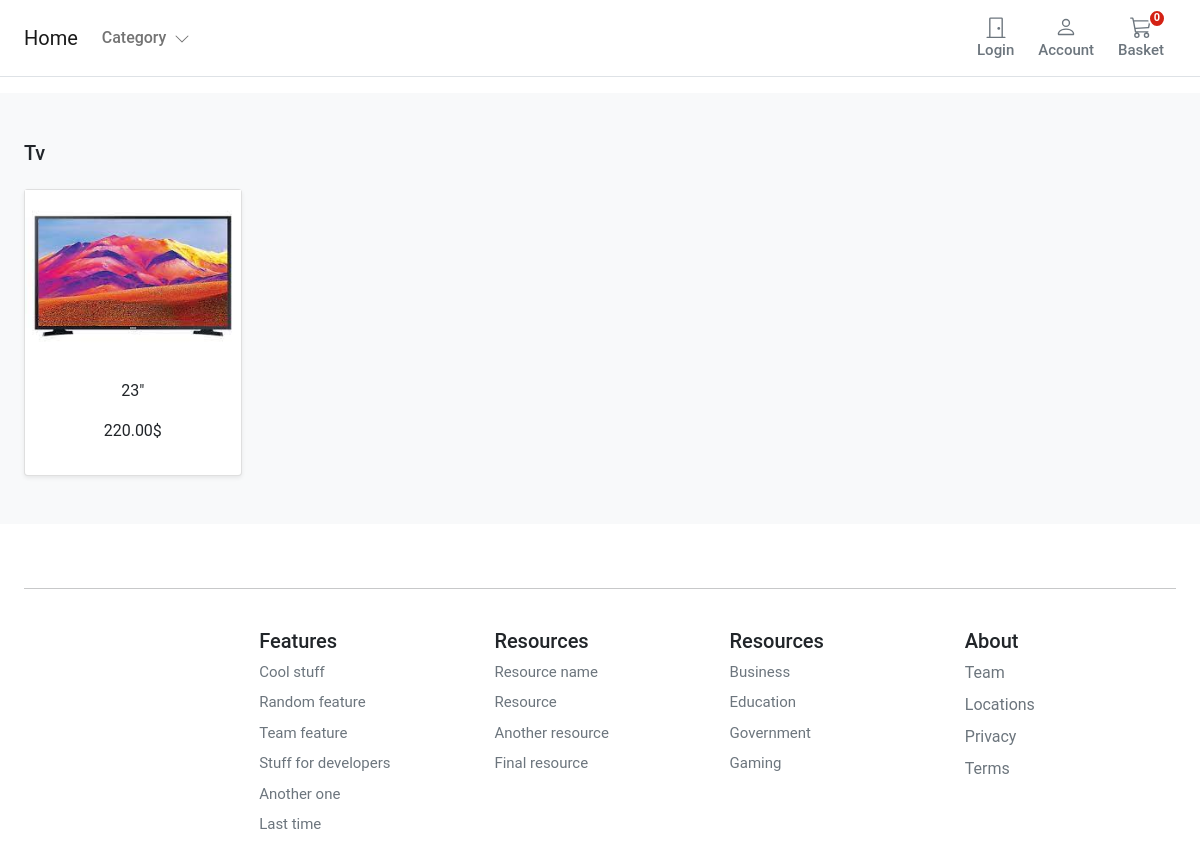
Before: /shop/TV/ with the older database file.
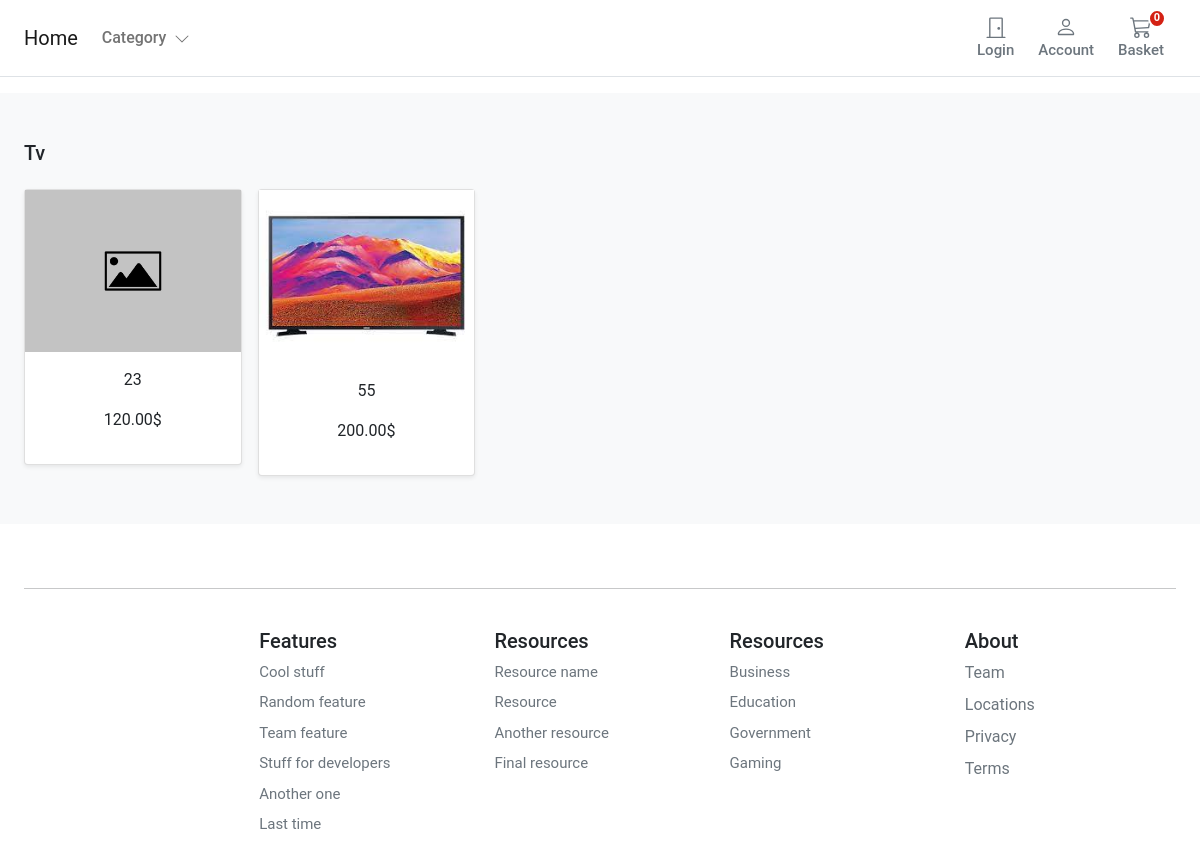
After: the same page with the newer database file.
### store/models.py (models this page shows, shortened)
class Category(models.Model):
    name = models.CharField(max_length=120, db_index=True)
    slug = models.SlugField(max_length=225, unique=True)
    class Meta:
        verbose_name_plural = 'categories'
    def get_absolute_url(self):
        return reverse('store:category_list', args=[self.slug])

class Product(models.Model):
    category = models.ForeignKey(Category, related_name='product', on_delete=models.CASCADE)
    created_by = models.ForeignKey(settings.AUTH_USER_MODEL, db_constraint=models.CASCADE, related_name='product_creator',
                                   on_delete=models.CASCADE)
    model = models.CharField(max_length=225)
    manufacturer = models.CharField(max_length=225, default='')
    description = models.TextField(blank=True)
    image = models.ImageField(upload_to='images/%Y/%m/%d/', default='images/default-image.jpg')
    slug = models.SlugField(max_length=225)
    price = models.DecimalField(max_digits=7, decimal_places=2)
    in_stock = models.BooleanField(default=True)
    is_active = models.BooleanField(default=True)
    created = models.TimeField(auto_now_add=True)
    updated = models.TimeField(auto_now=True)
    objects = models.Manager()
    products = ProductManager()
    class Meta:
        verbose_name_plural = 'products'
        ordering = ('-created',)
    def get_absolute_url(self):
        return reverse('store:product_detail', args=[self.slug])

### store/views.py (the view)
# urls.py: path('shop/<slug:category_slug>/', views.category_list, name='category_list'),
def category_list(request, category_slug=None):
    category = get_object_or_404(Category, slug=category_slug)
    products = Product.objects.filter(category=category)
    return render(request, 'store/products/category.html', {'category': category, 'products': products})

### basket/basket.py (called while the page is built)
    def __len__(self):
        return sum(item['qty'] for item in self.basket.values())

### basket/context_processors.py (called while the page is built)
def basket(request):
    return {'basket':Basket(request)}

### store/context_processors.py (called while the page is built)
def categories(request):
    return {
        'categories': Category.objects.all()
    }

### store/views.py (called while the page is built)
def categories(request):
    return {'categories': Category.objects.all()}

### templates/store/products/category.html (shortened to what this page needs)
{% extends "../base.html" %}
{% load static %}
{% block content %}
<main>
  <div class="album py-5 bg-light">
    <div class="container">
      <div class="pb-3 h5">{{category.name|title}}</div>
      <div class="row row-cols-1 row-cols-sm-2 row-cols-md-5 g-3">
        {% for product in products %}
        <div class="col">
          <div class="card shadow-sm">
          <img class="img-fluid" alt="Responsive image" src="{{ product.image.url }}">
            <div class="card-body">
              <p class="card-text" align="center">
                <a class="text-dark text-decoration-none" href="{{ product.get_absolute_url }}">{{ product.model }}</a>
              </p>
              <p class="card-text" align="center">
                <a class="text-dark text-decoration-none" href="{{ product.get_absolute_url }}">{{ product.price }}$</a>
              </p>
            </div>
          </div>
        </div>
        {% endfor %}
      </div>
    </div>
  </div>
</main>
{% endblock %}

### templates/store/base.html (shortened to what this page needs)
{% load static %}
<!DOCTYPE html>
<html>
<head>
    <link href="https://cdn.jsdelivr.net/npm/bootstrap@5.0.0-beta1/dist/css/bootstrap.min.css" rel="stylesheet"
>
    <link rel="stylesheet" href="{% static 'core/css/base.css' %}">
    <link rel="stylesheet" href="{% static 'basket/css/basket.css' %}">
</head>
<body>
    <header class="pb-3">
        <nav class="navbar navbar-expand-md navbar-light bg-white border-bottom">
            <div class="container-fluid px-md-4">
                <div class="d-flex w-100 navbar-collapse">
                    <a class="navbar-brand d-flex-inline" href="/">
                        Home
                    </a>
                    <ul class="navbar-nav me-auto mb-2 mb-md-0">
                        <li class="nav-item dropdown">
                            <a class="nav-link dropdown-toggle d-none d-md-block fw500" href="#" id="navbarDropdown"
                                role="button" data-bs-toggle="dropdown" aria-expanded="false">
                                Category
                                <i class="ps-1"><svg xmlns="http://www.w3.org/2000/svg" width="16" height="16"
                                        fill="currentColor" class="bi bi-chevron-down" viewBox="0 0 16 16">
                                        <path fill-rule="evenodd"
                                            d="M1.646 4.646a.5.5 0 0 1 .708 0L8 10.293l5.646-5.647a.5.5 0 0 1 .708.708l-6 6a.5.5 0 0 1-.708 0l-6-6a.5.5 0 0 1 0-.708z" />
                                    </svg></i>
                            </a>
                        </li>
                    </ul>
                    {% if user.is_authenticated %}
                    <a type="button" role="button" href="{% url 'account:logout'%}"
                        class="btn btn-outline-secondary border-0 basket-btn">
                        <div>
                            <svg xmlns="http://www.w3.org/2000/svg" width="22" height="22" fill="currentColor"
                                class="bi bi-door-closed" viewBox="0 0 16 16">
                                <path
                                    d="M3 2a1 1 0 0 1 1-1h8a1 1 0 0 1 1 1v13h1.5a.5.5 0 0 1 0 1h-13a.5.5 0 0 1 0-1H3V2zm1 13h8V2H4v13z" />
                                <path d="M9 9a1 1 0 1 0 2 0 1 1 0 0 0-2 0z" />
                            </svg>
                        </div>
                        <span class="fs15 fw500">Logout</span>
                    </a>
                    {% else %}
                    <a type="button" role="button" href="{% url "account:dashboard" %}"
                        class="btn btn-outline-secondary border-0 basket-btn">
                        <div>
                            <svg xmlns="http://www.w3.org/2000/svg" width="22" height="22" fill="currentColor"
                                class="bi bi-door-closed" viewBox="0 0 16 16">
                                <path
                                    d="M3 2a1 1 0 0 1 1-1h8a1 1 0 0 1 1 1v13h1.5a.5.5 0 0 1 0 1h-13a.5.5 0 0 1 0-1H3V2zm1 13h8V2H4v13z" />
                                <path d="M9 9a1 1 0 1 0 2 0 1 1 0 0 0-2 0z" />
                            </svg>
                        </div>
                        <span class="fs15 fw500">Login</span>
                    </a>
                    {% endif %}
                    <a type="button" role="button" href="{% url 'account:register' %}"
                        class="btn btn-outline-secondary border-0 basket-btn">
                        <div>
                        </div>
                        <span class="fs15 fw500">Account</span>
                    </a>
                    <a type="button" role="button" href="{% url "basket:basket_summary" %}"
                        class="btn btn-outline-secondary border-0 basket-btn">
                        {% with total_qty=basket|length %}
                        <div id="basket-qty" class="basket-qty">
                            {% if total_qty > 0 %}
                            {{ total_qty }}
                            {% else %}
                            0
                            {% endif %}
                        </div>
                        {% endwith %}
                        <div>
                        </div>
                        <span class="fs15 fw500">Basket</span>
                    </a>
                </div>
            </div>
        </nav>
    </header>
    <div id="content">{% block content %} {% endblock %}</div>
    <footer class="container py-5 footer">
        <hr>
        <div class="row pt-4">
            <div class="col-12 col-md">
            </div>
            <div class="col-6 col-md fs15">
                <h5>Features</h5>
                <ul class="list-unstyled">
                    <li><a class="link-secondary text-decoration-none" href="#">Cool stuff</a></li>
                    <li><a class="link-secondary text-decoration-none" href="#">Random feature</a></li>
                    <li><a class="link-secondary text-decoration-none" href="#">Team feature</a></li>
                    <li><a class="link-secondary text-decoration-none" href="#">Stuff for developers</a></li>
                    <li><a class="link-secondary text-decoration-none" href="#">Another one</a></li>
                    <li><a class="link-secondary text-decoration-none" href="#">Last time</a></li>
                </ul>
            </div>
            <div class="col-6 col-md fs15">
                <h5>Resources</h5>
                <ul class="list-unstyled">
                    <li><a class="link-secondary text-decoration-none" href="#">Resource name</a></li>
                    <li><a class="link-secondary text-decoration-none" href="#">Resource</a></li>
                    <li><a class="link-secondary text-decoration-none" href="#">Another resource</a></li>
                    <li><a class="link-secondary text-decoration-none" href="#">Final resource</a></li>
                </ul>
            </div>
            <div class="col-6 col-md fs15">
                <h5>Resources</h5>
                <ul class="list-unstyled">
                    <li><a class="link-secondary text-decoration-none" href="#">Business</a></li>
                    <li><a class="link-secondary text-decoration-none" href="#">Education</a></li>
                    <li><a class="link-secondary text-decoration-none" href="#">Government</a></li>
                    <li><a class="link-secondary text-decoration-none" href="#">Gaming</a></li>
                </ul>
            </div>
            <div class="col-6 col-md">
                <h5>About</h5>
                <ul class="list-unstyled">
                    <li><a class="link-secondary text-decoration-none" href="#">Team</a></li>
                    <li><a class="link-secondary text-decoration-none" href="#">Locations</a></li>
                    <li><a class="link-secondary text-decoration-none" href="#">Privacy</a></li>
                    <li><a class="link-secondary text-decoration-none" href="#">Terms</a></li>
                </ul>
            </div>
        </div>
    </footer>
</body>
</html>

### static/core/css/base.css (style rules this page uses)
@media (min-width: 1000px) { .container { max-width: 1000px; } }
@media (max-width: 1200px) { .container { max-width: 100%; padding:0 24px; } }
.dropdown-toggle::after { display: none; }
html, body, p, div { letter-spacing: -0.02px; font-family: 'Roboto', sans-serif; }
.fs15 { font-size: 0.9375rem; }
.fw500 { font-weight: 500; }
.footer > div > div > ul > li { padding-bottom:8px; }

### static/basket/css/basket.css (style rules this page uses)
.basket-qty { color: #fff; background: #d42114; border: 2px solid #fff; border-radius: 50%; text-align: center; font-size: 11px; height: 15px; width: 14px; position: absolute; box-sizing: content-box; font-weight: 600; display: flex; justify-content: center; align-items: center; top: 1px; right: 10px; }
.basket-btn { position: relative; }

Changed rows visible on the page:
removed Product: image (picture), model "23\"", price "220.00"
added Product: image (placeholder picture), model "23", price "120.00"
added Product: image (picture), model "55", price "200.00"
